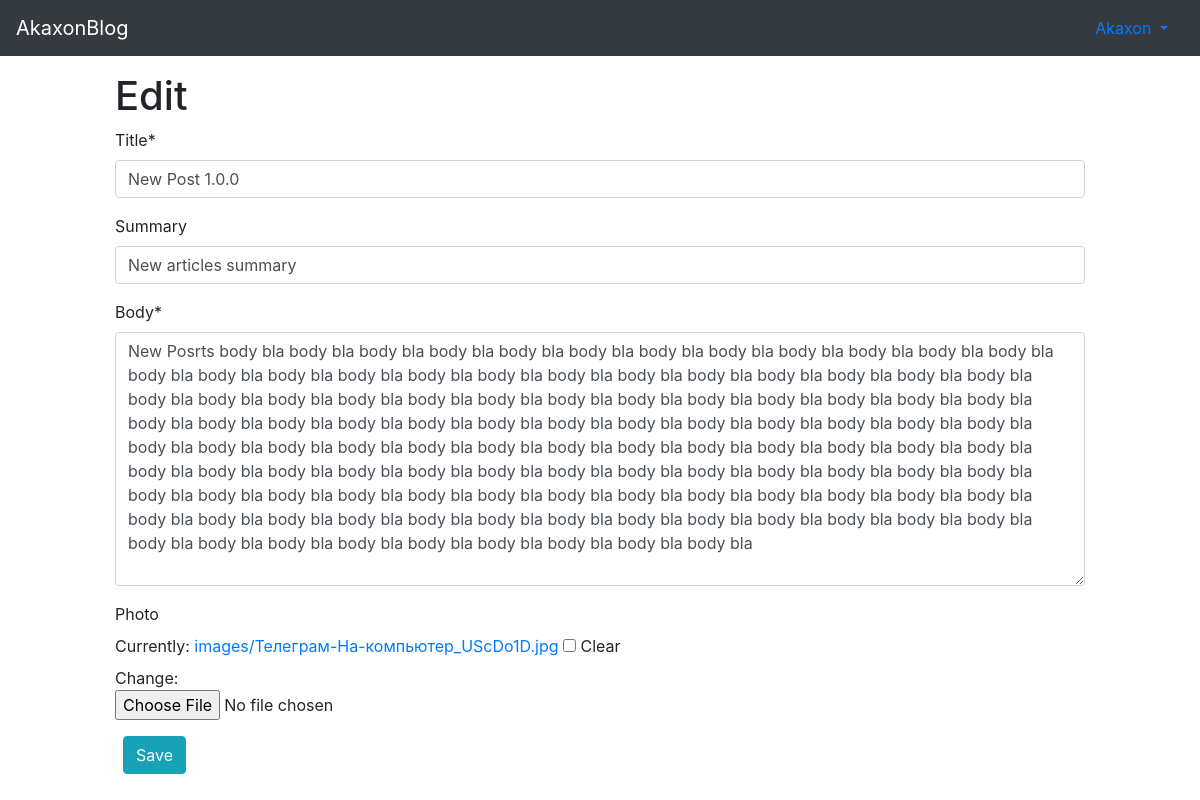
The app's page /articles/3/edit/ (signed in), older data.
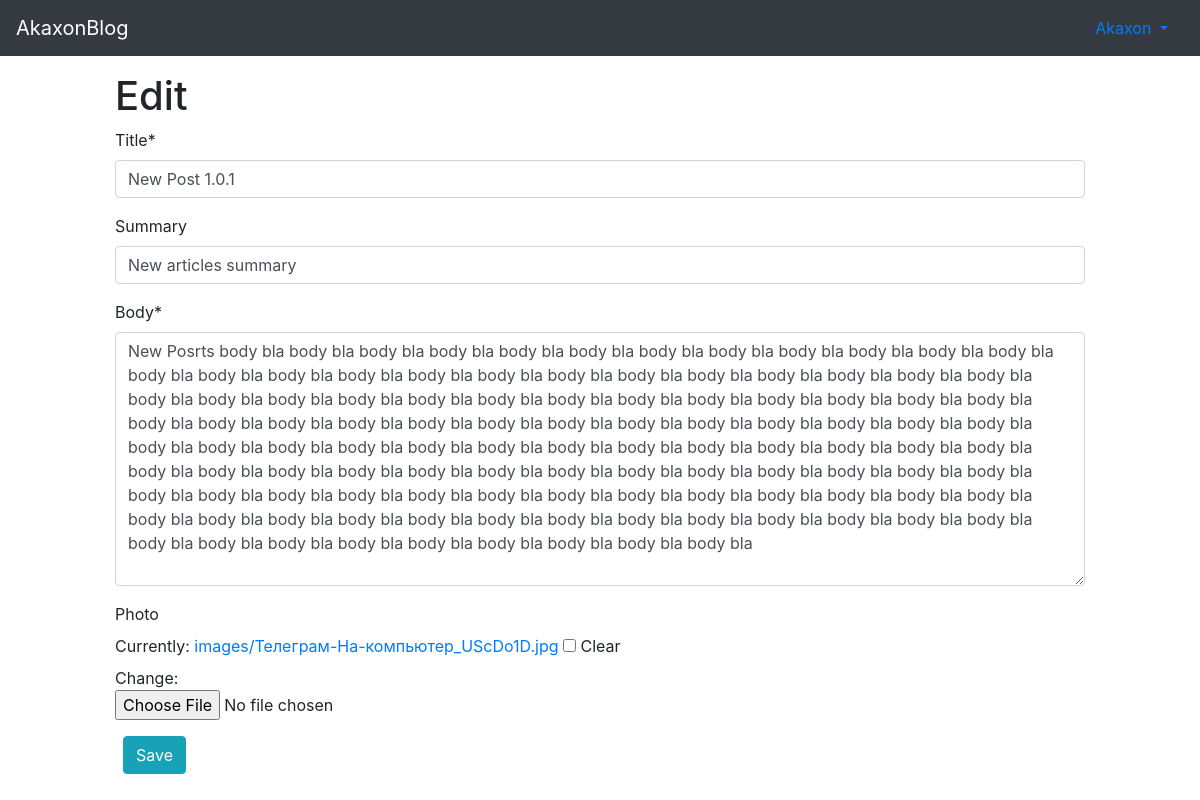
The same page, newer data.
### articles/models.py (models this page shows, shortened)
class Article(models.Model):
    title = models.CharField(max_length=150)
    summary = models.CharField(max_length=200, blank=True)
    body = RichTextField()
    photo = models.ImageField(upload_to='images/', blank=True)
    date = models.DateTimeField(auto_now_add=True)
    author = models.ForeignKey(
        get_user_model(),
        on_delete=models.CASCADE,
    )

### articles/views.py (the view)
# urls.py: path('<int:pk>/edit/', ArticleUpdateView.as_view(), name="article_edit"),
class ArticleUpdateView(LoginRequiredMixin, UserPassesTestMixin, UpdateView):
    model = Article
    fields = ('title', 'summary', 'body', 'photo')
    template_name = 'article_edit.html'
    def test_func(self):
        obj = self.get_object()
        return obj.author == self.request.user

### templates/article_edit.html (shortened to what this page needs)
{% extends 'base.html' %}
{% load crispy_forms_tags %}
{% block content%}
<div class="row justify-content-center pt-3">
  <div class="col-10">
    <h1>Edit</h1>
    <form method="POST" enctype="multipart/form-data">
      {{form|crispy}}
      <button type="submit" class="btn btn-info ml-2">Save</button>
    </form>
  </div>
</div>
{% endblock content %}

Row changes from the older to the newer data that the page shows:
changed Article "New articles summary": title "New Post 1.0.0" → "New Post 1.0.1"
